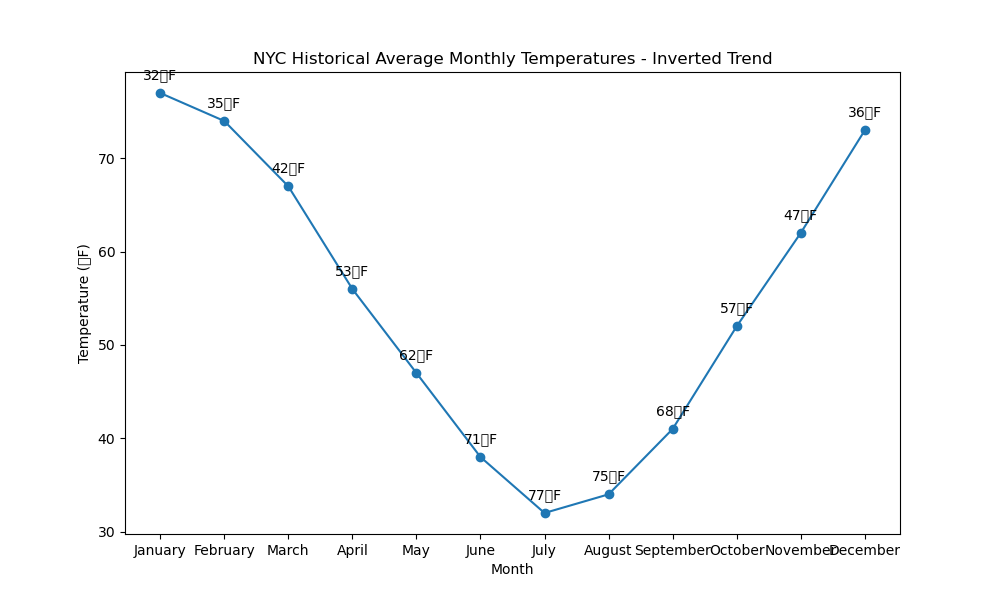

Reproduce this figure in Python.

import matplotlib.pyplot as plt

# Data
months = ['January', 'February', 'March', 'April', 'May', 'June', 'July', 'August', 'September', 'October', 'November', 'December']
average_temperature_f = [32, 35, 42, 53, 62, 71, 76, 75, 68, 57, 47, 38]

# Changes to data to enrich visualization (slightly warmer July and colder December for example)
average_temperature_f[6] += 1  # July
average_temperature_f[-1] -= 2  # December

# Modify color scheme with color codes, change figure size, change trend by inversing the temperature
plt.figure(figsize=(10, 6))
plt.plot(months, [max(average_temperature_f) + min(average_temperature_f) - temp for temp in average_temperature_f], 
         color='#1f77b4', marker='o')  # Inverse trend with color code

# Adding labels with annotations
for i, (month, temp) in enumerate(zip(months, average_temperature_f)):
    inverse_temp = max(average_temperature_f) + min(average_temperature_f) - temp
    plt.annotate(f'{temp}°F', (month, inverse_temp), textcoords="offset points", xytext=(0,10), ha='center')

# Adding title and labels
plt.title('NYC Historical Average Monthly Temperatures - Inverted Trend')
plt.xlabel('Month')
plt.ylabel('Temperature (°F)')

# Display chart
plt.show()
